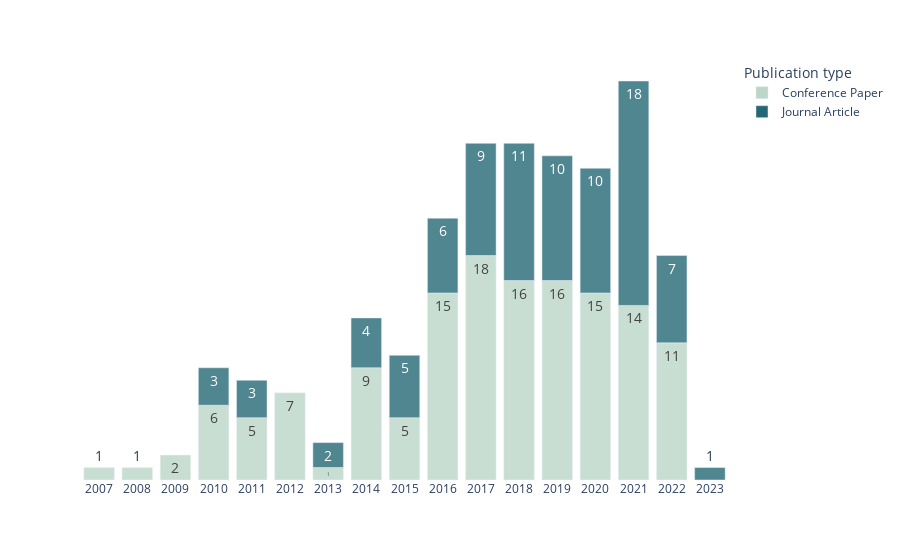

The cell this chart's notebook holds for it:
### Code cell
# publication type by year vertical
# https://plotly.com/python/figure-labels/
# Fig. 3. Publication type by year
year_pub_type = df.groupby(['year', 'publication_type'])['Ref'].apply(list).reset_index()
year_pub_type['count'] = year_pub_type['Ref'].apply(lambda x: len(x))
fig = px.bar(year_pub_type, x='year', y='count', 
    color='publication_type',
    text_auto=True,
    color_discrete_sequence=["#bcd6c9", "#256875"],  
    opacity=0.8,
    labels={"publication_type": "Publication type"})
fig.update_xaxes(type='category', categoryorder='category ascending', title='')
fig.update_yaxes(title='', showgrid=True, showticklabels=False)
fig.update_traces(textfont_size=14, textangle=0)
fig.update_layout(coloraxis_colorbar_y=-0.15)
fig.update_layout({'plot_bgcolor': 'rgba(0, 0, 0, 0)'})
fig.show()
fig.write_image("img/type-by-year.pdf", width=1024, height=500)

### Figure 1 — Plotly figure (JSON) as saved in the notebook; plotly's stock layout.template omitted (floating-point values rounded to 4 significant figures)
{"data": [{"alignmentgroup": "True", "hovertemplate": "Publication type=Conference Paper<br>year=%{x}<br>count=%{y}<extra></extra>", "legendgroup": "Conference Paper", "marker": {"color": "#bcd6c9", "opacity": 0.8, "pattern": {"shape": ""}}, "name": "Conference Paper", "offsetgroup": "Conference Paper", "orientation": "v", "showlegend": true, "textangle": 0, "textfont": {"size": 14}, "textposition": "auto", "texttemplate": "%{y}", "type": "bar", "x": [2007, 2008, 2009, 2010, 2011, 2012, 2013, 2014, 2015, 2016, 2017, 2018, 2019, 2020, 2021, 2022], "xaxis": "x", "y": [1, 1, 2, 6, 5, 7, 1, 9, 5, 15, 18, 16, 16, 15, 14, 11], "yaxis": "y"}, {"alignmentgroup": "True", "hovertemplate": "Publication type=Journal Article<br>year=%{x}<br>count=%{y}<extra></extra>", "legendgroup": "Journal Article", "marker": {"color": "#256875", "opacity": 0.8, "pattern": {"shape": ""}}, "name": "Journal Article", "offsetgroup": "Journal Article", "orientation": "v", "showlegend": true, "textangle": 0, "textfont": {"size": 14}, "textposition": "auto", "texttemplate": "%{y}", "type": "bar", "x": [2010, 2011, 2013, 2014, 2015, 2016, 2017, 2018, 2019, 2020, 2021, 2022, 2023], "xaxis": "x", "y": [3, 3, 2, 4, 5, 6, 9, 11, 10, 10, 18, 7, 1], "yaxis": "y"}], "layout": {"barmode": "relative", "coloraxis": {"colorbar": {"y": -0.15}}, "legend": {"title": {"text": "Publication type"}, "tracegroupgap": 0}, "margin": {"t": 60}, "plot_bgcolor": "rgba(0, 0, 0, 0)", "xaxis": {"anchor": "y", "categoryorder": "category ascending", "domain": [0, 1], "title": {"text": ""}, "type": "category"}, "yaxis": {"anchor": "x", "domain": [0, 1], "showgrid": true, "showticklabels": false, "title": {"text": ""}}}}
